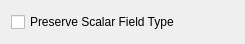
<?xml version="1.0" encoding="UTF-8"?>
<ui version="4.0">
 <class>SwapFieldDataWithMatrixEntries</class>
 <widget class="QDialog" name="SwapFieldDataWithMatrixEntries">
  <property name="geometry">
   <rect>
    <x>0</x>
    <y>0</y>
    <width>245</width>
    <height>44</height>
   </rect>
  </property>
  <property name="minimumSize">
   <size>
    <width>245</width>
    <height>44</height>
   </size>
  </property>
  <property name="windowTitle">
   <string>SwapFieldDataWithMatrixEntries</string>
  </property>
  <layout class="QHBoxLayout" name="horizontalLayout">
   <item>
    <widget class="QCheckBox" name="preserveScalarFieldTypeCheckBox_">
     <property name="text">
      <string>Preserve Scalar Field Type</string>
     </property>
    </widget>
   </item>
  </layout>
 </widget>
 <layoutdefault spacing="6" margin="11"/>
 <resources/>
 <connections/>
</ui>
